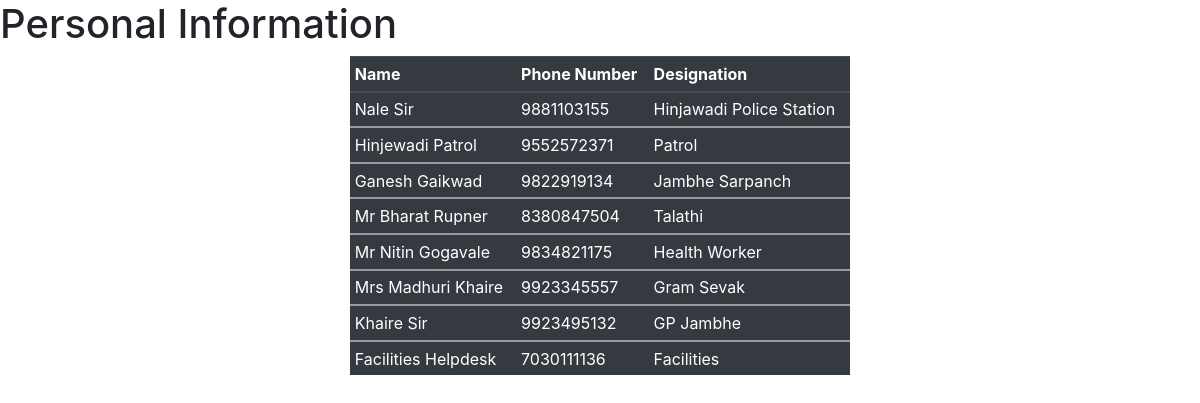
Page /helplineapp/ on the committed database.
### helplineapp/models.py (models this page shows)
class PersonalInfo(models.Model):
    name = models.CharField(max_length=256)
    designation = models.CharField(max_length=256)
    phonenumber = models.IntegerField()

### helplineapp/views.py (the view)
# urls.py: path('', views.index, name='index'),
def index(request):
    personalInfo = PersonalInfo.objects.all()
    return render(request, 'index.html', {'info': personalInfo})

### helplineapp/templates/index.html (shortened to what this page needs)
{% extends 'base.html' %}
{% block content%}
<h1> Personal Information </h1>
<div class="row" style="width: 500px; margin:0 auto;">
    <table class="table table-hover table-dark table-sm ">
        <thead>
        <tr>
            <th scope="col" >Name</th>
            <th scope="col" >Phone Number</th>
            <th scope="col" >Designation</th>
        </tr>
        </thead>
        {% for information in info%}
        <div class="col">
            <tbody>
            <tr>
                <td>{{ information.name }}</td>
                <td>{{ information.phonenumber }}</td>
                <td>{{ information.designation}}</td>
            </tr>
        </div>
        {% endfor %}
    </table>
</div>
{% endblock %}

### helplineapp/templates/base.html (shortened to what this page needs)
<!doctype html>
<html lang="en">
  <head>
    <link rel="stylesheet" href="https://stackpath.bootstrapcdn.com/bootstrap/4.5.0/css/bootstrap.min.css">
  </head>
  <body>
    {% block content %}
    {% endblock %}
  </body>
</html>

### rows in the picture
PersonalInfo: name "Nale Sir", phonenumber "9881103155", designation "Hinjawadi Police Station"
PersonalInfo: name "Hinjewadi Patrol", phonenumber "9552572371", designation "Patrol"
PersonalInfo: name "Ganesh Gaikwad", phonenumber "9822919134", designation "Jambhe Sarpanch"
PersonalInfo: name "Mr Bharat Rupner", phonenumber "8380847504", designation "Talathi"
PersonalInfo: name "Mr Nitin Gogavale", phonenumber "9834821175", designation "Health Worker"
PersonalInfo: name "Mrs Madhuri Khaire", phonenumber "9923345557", designation "Gram Sevak"
PersonalInfo: name "Khaire Sir", phonenumber "9923495132", designation "GP Jambhe"
PersonalInfo: name "Facilities Helpdesk", phonenumber "7030111136", designation "Facilities"
